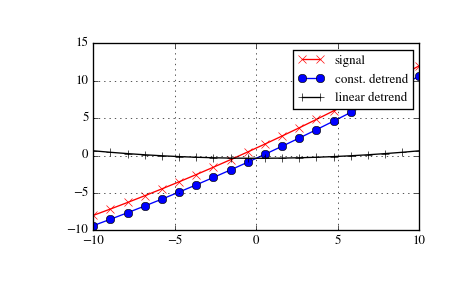

Reproduce this figure in Python.
import numpy as np
import scipy.signal as signal
import matplotlib.pyplot as plt

t = np.linspace(-10, 10, 20)
y = 1 + t + 0.01*t**2
yconst = signal.detrend(y, type='constant')
ylin = signal.detrend(y, type='linear')

plt.plot(t, y, '-rx')
plt.plot(t, yconst, '-bo')
plt.plot(t, ylin, '-k+')
plt.grid()
plt.legend(['signal', 'const. detrend', 'linear detrend'])
plt.show()
